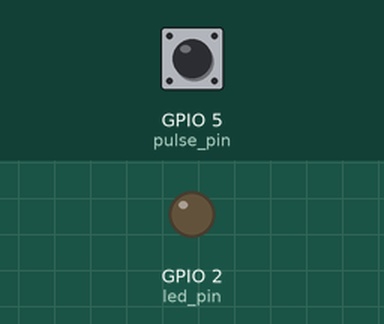
The program below on a simulated ESP8266 board running MicroPython. Shown: output pins drawn as LEDs (lit = HIGH, except the on-board LED, lit = LOW). The test bench sets the inputs (shaded band); at power-on: GPIO 5 (pulse_pin) HIGH. WiFi joins after 1.5 s; the clock reads 2024-03-15 10:24:30 at power-on unless the program sets it; files the program writes start out absent; what the program prints to the serial console is not drawn.

Above: at 3.3 s.
3.4 s: GPIO 5 (pulse_pin) pulled LOW for 0.15 s
At 4.7 s:
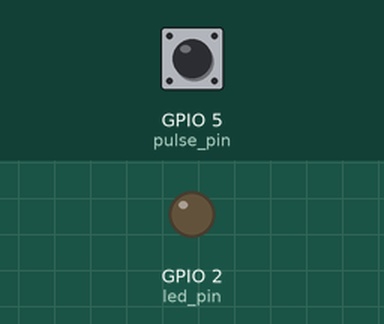
5.0 s: GPIO 5 (pulse_pin) pulled LOW for 3.2 s
At 6.1 s:
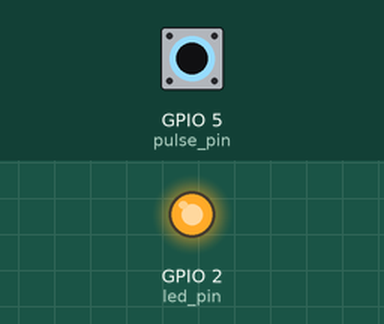
Timing chart, 0 to 9.7 s (numbered marks = the images above; inputs shaded):
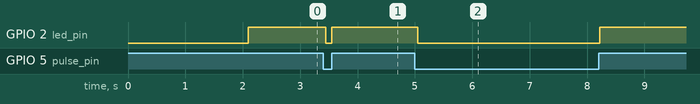

The program:

main.py
```python
import pulse_detector as pd

base_agrs = {
    'interval': 100,
    'cache_file': 'hall_sensor.txt',
    'reset_timer': 100
}

http_args = {
    'http_server': '192.168.1.79'
}

temp_args = {
    'temp_sensor_pin': 4,       # D2
    # 'temp_adjustment': 0        # Value to add to the sensor data
}

m = pd.PulseDetector(pulse_pin=5, **base_agrs)
m.set_http_params(**http_args)
m.set_temp_params(**temp_args)
m.main()
```

pulse_detector.py
```python
import machine
import os
import sys
import time
import utime
import gc
import onewire
import ds18x20
from boot import do_connect, do_disconnect


try:
    import urequests.urequests as ur
except ImportError:
    import urequests as ur


# TODO: make it async


class PulseDetector:
    disconnect = False              # Enable to periodically disconnect ESP from WiFi
    version = 0.6
    pulse_processed = False

    # LED logic is inverted - .on = LED off, .off = LED on
    led_pin = machine.Pin(2, machine.Pin.OUT)

    def __init__(self, pulse_pin, **kwargs):
        self.interval = kwargs.get('interval') or 300 * 1000  # How often to send data to server
        self.cache_file = kwargs.get('cache_file') or "default_cache.txt"
        self.reset_timer = kwargs.get('reset_timer') or 21600  # Timer to reset the board; 21600 = 6h
        self.pulse_pin = machine.Pin(pulse_pin, machine.Pin.IN, machine.Pin.PULL_UP)  # 5 = NodeMCU D1

        self.pulse_counter = self.use_cache('r', self.cache_file)
        self.report_status = "Never done"
        self.last_report = time.time()  # Time of the last report.

        # HTTP variables
        self.http_server, self.http_port, self.url_base = None, None, None

        # Temperature variables
        self.temp_adjustment = None
        self.ds_sensor = None
        self.ds_rom = None
        self.temp = None

    def set_temp_params(self, **kwargs):
        self.temp_adjustment = kwargs.get('temp_adjustment') or 0
        ds_pin = machine.Pin(kwargs.get('temp_sensor_pin'))
        self.ds_sensor = ds18x20.DS18X20(onewire.OneWire(ds_pin))
        ds_roms = self.ds_sensor.scan()
        if len(ds_roms) > 1:
            self.send_log('Error, more than one DS device found. I only can process one')
            raise
        elif len(ds_roms) < 1:
            self.send_log('Error, no DS devices found but temperature reading is enabled')
            raise
        self.ds_rom = ds_roms[0]
        print('Found DS device: ', self.ds_rom)

    def set_http_params(self, **kwargs):
        self.http_server = kwargs.get('http_server') or '192.168.5.11'  # Server IP
        self.http_port = kwargs.get('http_port') or 8080  # Server port
        self.url_base = kwargs.get('url_base') or 'http://{}:{}/metric'.format(self.http_server, self.http_port)

    def greeter(self):
        # Привет
        # self.blinker(".−−. .−. .. .−− . −")
        self.blinker("....")
        print('Starting pulse based monitoring v {}'.format(self.version))

        print("\nReporting every {} seconds\nCurrent counter: {}\nReload every {}\n".format(
            self.interval,
            self.pulse_counter,
            self.reset_timer
        ))

        if self.http_server:
            print("Report method: HTTP Server: {}:{}\n".format(
                self.http_server,
                self.http_port
            ))

    def blinker(self, sequence):
        # Logic is inverted: on = LED off, off = LED on
        self.led_pin.on()  # OFF
        for i in sequence:
            self.led_pin.off()  # ON
            if i == '.':
                time.sleep(0.1)
            elif i == ' ':
                self.led_pin.on()  # OFF
                time.sleep(0.3)
            else:
                time.sleep(0.2)
            self.led_pin.on()  # OFF

    @staticmethod
    def debouncer(pin):
        if pin.value() == 1:
            return False
        else:
            time.sleep(0.02)
            result = 0
            for i in range(3):
                result += pin.value()
                time.sleep(0.01)
            return result == 0

    def get_temp(self):
        self.ds_sensor.convert_temp()
        time.sleep_ms(750)
        print(self.ds_sensor.read_temp(self.rom))


    def send_http(self, value):
        try:
            url = "{}/value/{}".format(self.url_base, value)
            self.send_log('Trying to send "{}" over HTTP to {}'.format(value, url))
            response = ur.get(url)
            if response.status_code == 200:

                # Reset cache and pending counter if data push was successful
                self.use_cache('w', self.cache_file, 0)
                self.pulse_counter = 0
                self.report_status = 'Success'
                return True
            else:
                self.report_status = 'Failure, status code {}'.format(response.status_code)
                return False
        except Exception as e:
            self.report_status = 'Failure, exception {}'.format(e)
            return False

    def get_temp(self):
        self.temp = self.ds_sensor.read_temp(self.ds_rom)
        self.ds_sensor.convert_temp()
        if self.temp_adjustment:
            self.temp += self.temp_adjustment

    def send_temp(self, value):
        try:
            url = "{}/temp/value/{}".format(self.url_base, value)
            self.send_log('Trying to send "{}" over HTTP to {}'.format(value, url))
            response = ur.get(url)
            if response.status_code != 200:
                self.report_status = 'Failure, status code {}'.format(response.status_code)
        except Exception as e:
            self.report_status = 'Failure, exception {}'.format(e)

    @staticmethod
    def send_log(log_string):
        gc.collect()
        mem_info = 'Free: {} Allocated: {}'.format(gc.mem_free(), gc.mem_alloc())
        (year, month, mday, hour, minute, second, weekday, yearday) = utime.localtime()
        _time = '[{}-{}-{} {}:{}:{} UTC-30min]'.format(mday, month, year, hour, minute, second)
        print('Version: {} {} {}: {}'.format(PulseDetector.version, mem_info, _time, log_string))

    @staticmethod
    def use_cache(mode, filename, value=None):

        if mode == 'r':
            if filename not in os.listdir():
                return 0
            with open(filename, mode) as f:
                cached_val = f.read()
                if cached_val == '':
                    return 0
                else:
                    return int(cached_val)
        elif mode == 'w':
            with open(filename, mode) as f:
                f.write(str(value))
            return
        else:
            print('Wrong mode "{}", use "r" or "w"'.format(mode))
            raise KeyError

    @staticmethod
    def reset():
        # machine.reset()   # board crushes
        # sys.exit() # no code executed after by default
        pass

    def main(self):
        temp_timer = time.time()
        self.greeter()
        if PulseDetector.disconnect:
            do_disconnect()
        if not self.http_server:
            self.send_log('ERROR: No report method specified. Please select HTTP')
            return
        while True:
            if time.time() - temp_timer > 30:
                self.get_temp()
                temp_timer = time.time()
            if time.time() // self.reset_timer >= 1:
                self.reset()
            if time.time() - self.last_report > self.interval:
                try:
                    if PulseDetector.disconnect:
                        do_connect()
                    if self.http_server:
                        self.send_http(self.pulse_counter)
                    if self.temp:
                        self.send_temp(self.temp)
                    # Reset last report, so there is no blocking in case server is down
                    self.last_report = time.time()
                finally:
                    if PulseDetector.disconnect:
                        do_disconnect()
                    else:
                        pass

            if self.debouncer(self.pulse_pin):
                # Pulse detected, pulse is LOW
                self.led_pin.off()
                if not self.pulse_processed:
                    self.pulse_counter += 1
                    self.send_log(
                        'Current value: {}, Last Report: {}, Interval: {}, Last Report status: {}'.format(
                            self.pulse_counter, self.last_report, self.interval, self.report_status)
                    )
                    self.use_cache('w', self.cache_file, self.pulse_counter)
                    self.pulse_processed = True
            else:
                self.led_pin.on()
                self.pulse_processed = False
```

boot.py
```python
# uos.dupterm(None, 1) # disable REPL on UART(0)
import gc
import webrepl
import time
import machine
import socket
import ntptime


# TODO: add ping/TCP check


def check_connection():
    """
    Check if network connectivity is working by sending DNS request
    :return: boolean
    """
    try:
        socket.getaddrinfo('google.com', 80)
        # DNS is working
        return True
    except OSError:
        # DNS not working
        return False


def do_connect():
    """
    Connect to WiFi.
    Reset the board until DNS is responding
    """
    connect_timeout = 15000
    start = time.ticks_ms()
    import network
    sta_if = network.WLAN(network.STA_IF)
    ap_if = network.WLAN(network.AP_IF)
    ap_if.active(False)
    if not sta_if.isconnected():
        print('connecting to network...')
        sta_if.active(True)
        sta_if.ifconfig(('192.168.1.33', '255.255.255.0', '192.168.1.1', '1.1.1.1'))
        sta_if.connect('Home', 'niggagetyourownwifi')
        while not sta_if.isconnected():
            # If not connected in connect_timeout - hard reset board
            if time.ticks_ms() - start > connect_timeout:
                machine.reset()
            time.sleep(0.2)
            pass
    # Reset board if network connection is not working
    if not check_connection():
        machine.reset()
    ntptime.settime()
    print('network config:', sta_if.ifconfig())
    print('Connected to WiFi in {} ms'.format(time.ticks_ms() - start))


def do_disconnect():
    print('Disconnecting from the network')
    import network
    sta_if = network.WLAN(network.STA_IF)
    sta_if.disconnect()
    sta_if.active(False)


# with open('webrepl_cfg.py', 'r') as f:
#     print(f.read())

if __name__ == '__main__':
    do_connect()
    webrepl.start()
    gc.collect()
```

Measured:
- after the input at 3.4 s, GPIO 2 (led_pin): HIGH → LOW after 0.05 s, → HIGH 0.10 s later
- after the input at 5.0 s, GPIO 2 (led_pin): HIGH → LOW after 0.05 s, → HIGH 3.2 s later
